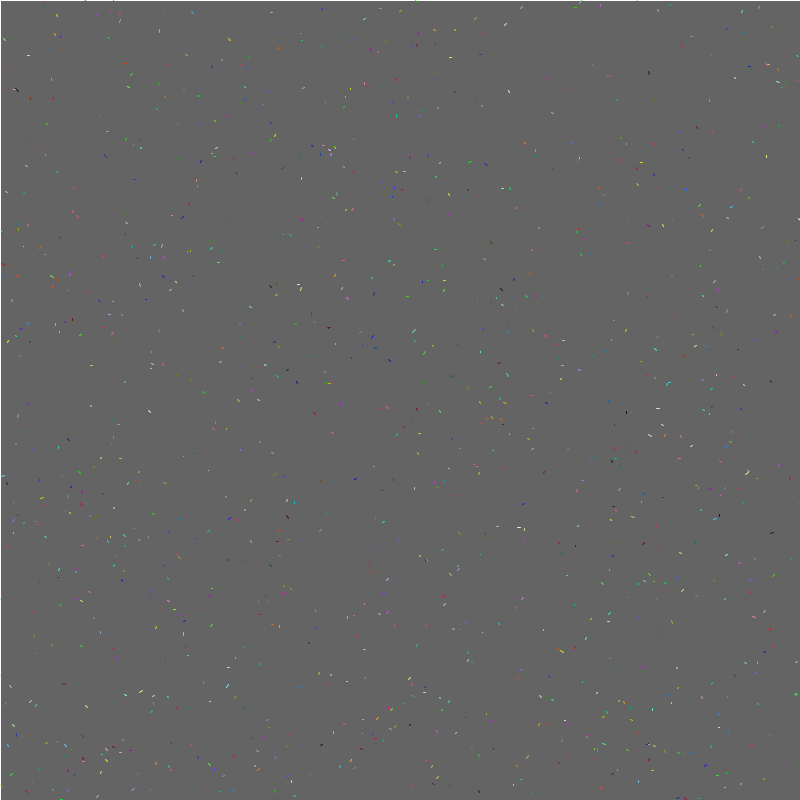
Frame 1 (no input)
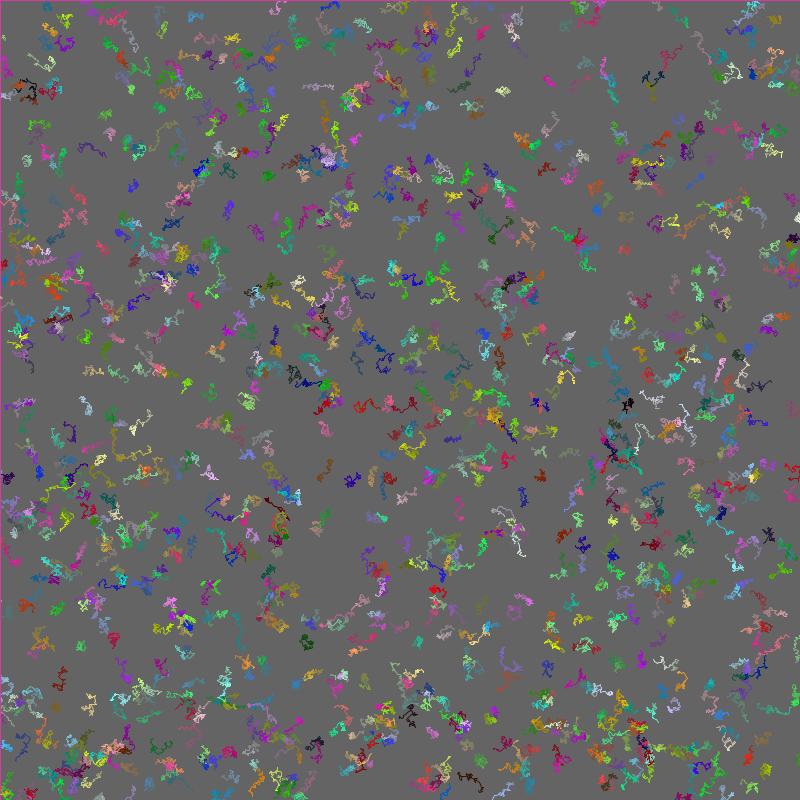
Frame 60 (the mouse pressed at the canvas centre just before this capture)
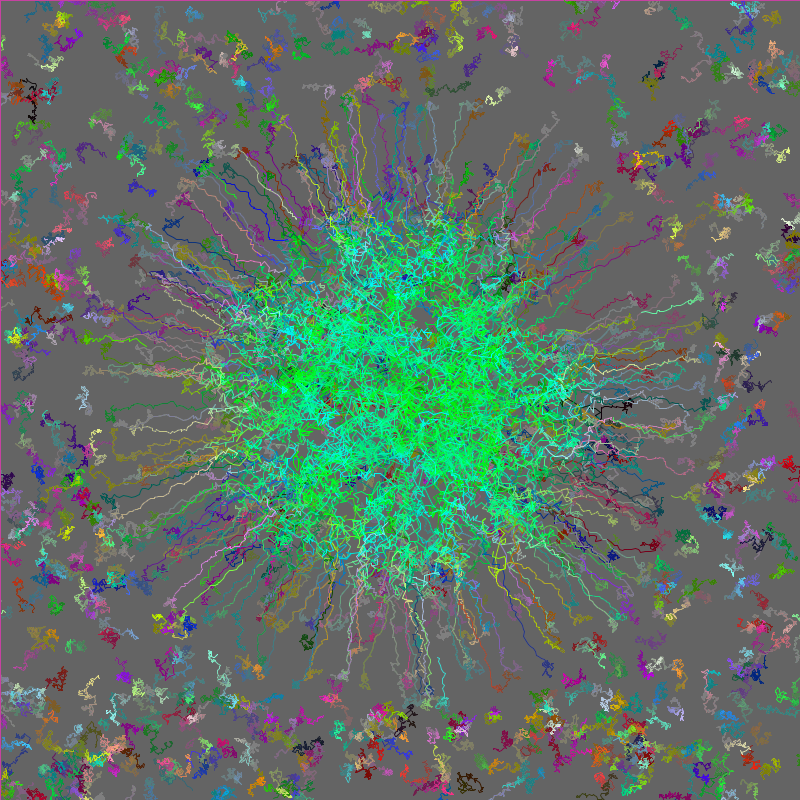
Frame 120 (the mouse held since frame 60 and released just before this capture)

The Processing sketch that drew these frames (run headless with seeded random() and noise(); from frame 60 on, the mouse is pressed at the canvas centre):

// Processing sketch: processing_146349
// ── processing_146349.pde

PVector[] blob = new PVector[1132];
PVector[] blob2 = new PVector[1132];
PVector[] blobo = new PVector[1132];

void setup() {
  size (800,800);
  background(100,100,100);
  stroke(255);
  
  for (int i=0; i<blob.length; i++) {
    blob[i] = new PVector(random(width), random(height));
    blob2[i] = new PVector(random(255),random(255),random(255));
    blobo[i] = new PVector(blob[i].x, blob[i].y);
  }
}

void keyPressed() {
  if(key=='w'){
      fill(0,0,0,50);
      rect(0,0,width,height);
  }
    if(key=='s'){
      fill(255,255,255,50);
      rect(0,0,width,height);
  }
  if(key=='d'){
    stroke(255);
    for (int i=0; i<blob.length; i++) {
      blob[i] = new PVector(random(width), random(height));
      blob2[i] = new PVector(random(255),random(255),random(255));
      blobo[i] = new PVector(blob[i].x, blob[i].y);
  }  
}
}
  
void draw() {
  fill(50,50,50,1);
  rect(0,0,width,height);
  ////////MOVEMENT/////////////
  for (int i=0; i<blob.length; i++) {
    blob[i].x = blob[i].x+random(5)-2.5;
    blob[i].y = blob[i].y+random(5)-2.5; 
    blob2[i].x=blob2[i].x+random(3)-1.5;
    blob2[i].y=blob2[i].y+random(3)-1.5;
    blob2[i].z=blob2[i].z+random(3)-1.5;
    if ((dist(mouseX,mouseY,blob[i].x,blob[i].y)<300) && mousePressed) {
      blob[i].x+=(mouseX-blob[i].x)*0.01;
      blob[i].y+=(mouseY-blob[i].y)*0.01;
    }
    if ((dist(mouseX,mouseY,blob[i].x,blob[i].y)<200  && mousePressed)) {
      blob2[i].x=blob2[i].x-5;
      blob2[i].y=blob2[i].y+5;
      blob[i].x=blob[i].x+random(11)-5.5;
      blob[i].y=blob[i].y+random(11)-5.5;
    }
    if ((dist(mouseX,mouseY,blob[i].x,blob[i].y)<100 && mousePressed)) {
      blob2[i].x=blob2[i].x-7;
      blob2[i].y=blob2[i].y+7;
      blob[i].x=blob[i].x+random(15)-7.5;
      blob[i].y=blob[i].y+random(15)-7.5;
    }
  }
  /////////////DRAWING////////////
  for (int i=0; i<blob.length; i++) {
    stroke(blob2[i].x, blob2[i].y, blob2[i].z);
    line(blobo[i].x,blobo[i].y,blob[i].x,blob[i].y);
    blobo[i].x = blob[i].x;
    blobo[i].y = blob[i].y;
  }
}
